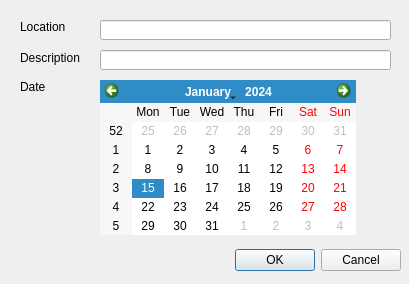
<?xml version="1.0" encoding="UTF-8"?>
<ui version="4.0">
 <class>DescriptionWindow</class>
 <widget class="QDialog" name="DescriptionWindow">
  <property name="geometry">
   <rect>
    <x>0</x>
    <y>0</y>
    <width>409</width>
    <height>284</height>
   </rect>
  </property>
  <property name="windowTitle">
   <string>Dialog</string>
  </property>
  <widget class="QDialogButtonBox" name="buttonBox">
   <property name="geometry">
    <rect>
     <x>180</x>
     <y>240</y>
     <width>221</width>
     <height>41</height>
    </rect>
   </property>
   <property name="orientation">
    <enum>Qt::Horizontal</enum>
   </property>
   <property name="standardButtons">
    <set>QDialogButtonBox::Cancel|QDialogButtonBox::Ok</set>
   </property>
  </widget>
  <widget class="QLabel" name="label">
   <property name="geometry">
    <rect>
     <x>20</x>
     <y>20</y>
     <width>46</width>
     <height>13</height>
    </rect>
   </property>
   <property name="text">
    <string>Location</string>
   </property>
  </widget>
  <widget class="QLabel" name="label_2">
   <property name="geometry">
    <rect>
     <x>20</x>
     <y>50</y>
     <width>61</width>
     <height>16</height>
    </rect>
   </property>
   <property name="text">
    <string>Description</string>
   </property>
  </widget>
  <widget class="QLineEdit" name="locationEdit">
   <property name="geometry">
    <rect>
     <x>100</x>
     <y>20</y>
     <width>291</width>
     <height>20</height>
    </rect>
   </property>
  </widget>
  <widget class="QLineEdit" name="descriptionEdit">
   <property name="geometry">
    <rect>
     <x>100</x>
     <y>50</y>
     <width>291</width>
     <height>20</height>
    </rect>
   </property>
  </widget>
  <widget class="QLabel" name="label_3">
   <property name="geometry">
    <rect>
     <x>20</x>
     <y>80</y>
     <width>46</width>
     <height>13</height>
    </rect>
   </property>
   <property name="text">
    <string>Date</string>
   </property>
  </widget>
  <widget class="QCalendarWidget" name="calendarWidget">
   <property name="geometry">
    <rect>
     <x>100</x>
     <y>80</y>
     <width>256</width>
     <height>155</height>
    </rect>
   </property>
  </widget>
 </widget>
 <resources/>
 <connections>
  <connection>
   <sender>buttonBox</sender>
   <signal>accepted()</signal>
   <receiver>DescriptionWindow</receiver>
   <slot>accept()</slot>
   <hints>
    <hint type="sourcelabel">
     <x>248</x>
     <y>254</y>
    </hint>
    <hint type="destinationlabel">
     <x>157</x>
     <y>274</y>
    </hint>
   </hints>
  </connection>
  <connection>
   <sender>buttonBox</sender>
   <signal>rejected()</signal>
   <receiver>DescriptionWindow</receiver>
   <slot>reject()</slot>
   <hints>
    <hint type="sourcelabel">
     <x>316</x>
     <y>260</y>
    </hint>
    <hint type="destinationlabel">
     <x>286</x>
     <y>274</y>
    </hint>
   </hints>
  </connection>
 </connections>
</ui>
